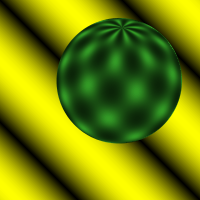
#> input picture Lab3/Nin/data/sphere1.ppm, 200 x 200 px; the run also reads 1 picture not shown here
$ jupyter execute --allow-errors CV1_Lab3_Students.ipynb
#> lines starting #> are read from the running program, lines starting #| are printed output that depends on the picture
<center></center>

# <center> Assignment 3: Harris Corner Detector & Optical Flow </center>
<center> Computer Vision 1, University of Amsterdam </center>
    <center> Due 23:59PM, September 30, 2023 (Amsterdam time) </center>

  ***
<center>
<b>TA's: Melis Öcal, Ronny Velastegui Sandoval</b>

Student1 ID: \
Student1 Name:

Student2 ID: \
Student2 Name:

Student3 ID: \
Student3 Name:

( Student4 ID: \
Student4 Name: )

# General Guidelines

Your code and discussion must be handed in this jupyter notebook, renamed to **StudentID1_StudentID2_StudentID3.ipynb** before the deadline by submitting it to the Canvas Lab 3 Assignment. Please also fill out your names and ID's above.

For full credit, make sure your notebook follows these guidelines:
- It is mandatory to use the Python environment provided with the assignment; the environment specifies the package versions that have to be used to prevent the use of particular functions. Using different packages versions may lead to grade deduction. In the 'Environment Setup' below you can check whether your environment is set up correctly.
- To install the environment with the right package versions, use the following command in your terminal: ```python
conda env create --file=CV1_environment.yaml```, then activate the environment using the command ```python conda activate cv1```.
- Please express your thoughts concisely. The number of words does not necessarily correlate with how well you understand the concepts.
- Answer all given questions and sub-questions.
- Try to understand the problem as much as you can. When answering a question, give evidences (qualitative and/or quantitative results, references to papers, figures etc.) to support your arguments. Note that not everything might be explicitly asked for and you are expected to think about what might strengthen you arguments and make the notebook self-contained and complete.
- Tables and figures must be accompanied by a brief description. Do not forget to add a number, a title, and if applicable name and unit of variables in a table, name and unit of axes and legends in a figure.

__Note:__ A more complete overview of the lab requirements can be found in the Course Manual on Canvas

Late submissions are not allowed. Assignments that are submitted after the strict deadline will not be graded. In case of submission conflicts, TAs’ system clock is taken as reference. We strongly recommend submitting well in advance, to avoid last minute system failure issues.

Plagiarism note: Keep in mind that plagiarism (submitted materials which are not your work) is a serious crime and any misconduct shall be punished with the university regulations. This includes the use of generative tools such as ChatGPT.

**ENSURE THAT YOU SAVE ALL RESULTS / ANSWERS ON THE QUESTIONS (EVEN IF YOU RE-USE SOME CODE).**

[cell 1]
import numpy as np
import cv2
import matplotlib.pyplot as plt
from scipy import signal
from scipy.ndimage import maximum_filter
from scipy import signal
import os
import matplotlib
import scipy

#> (a cell that did not finish here is left out)

# 1. Harris Corner Detector (45pts)
In this section, a derivation of the *[Harris Corner Detector](https://www.semanticscholar.org/paper/A-Combined-Corner-and-Edge-Detector-Harris-Stephens/6818668fb895d95861a2eb9673ddc3a41e27b3b3)* is presented.

Given a shift $(\Delta x,\Delta y)$ at a point $(x, y)$, the auto-correlation function is defined as:

$$c(\Delta x,\Delta y) = \sum\limits_{(x,y)\in W(x,y)} {w(x,y)(I(x+\Delta x,y+\Delta y)-I(x,y))^2} \tag {1}$$

where $W(x,y)$ is a window centered at point $(x,y)$ and $w(x,y)$ is a Gaussian function. For simplicity, from now on, $\sum\limits_{(x,y)\in W(x,y)}$ will be referred to as $\sum\limits_{W}$.
Approximating the shifted function by the first-order Taylor expansion we get:

\begin{eqnarray}
I(x+\Delta x,y+ \Delta y) & \approx & I(x,y) + I_x(x,y)\Delta x + I_y(x,y)\Delta y \tag {2} \\
&=& I(x,y) + [I_x(x,y) \ I_y(x,y)] \begin{bmatrix} \Delta x \\ \Delta y \end{bmatrix}, \tag {3}
\end{eqnarray}

where $I_x$ and $I_y$ are partial derivatives of $I(x,y)$. The first gradients can be approximated by:
\begin{eqnarray}
    I_x &=& \frac{\partial I}{\partial x} \approx I * G_x, \quad G_x = (-1,0,1) \tag {4} \\
    I_y &=& \frac{\partial I}{\partial y} \approx I * G_y, \quad G_y = (-1,0,1)^T \tag {5}
\end{eqnarray}

Note that using the kernel $(-1, 1)$ to approximate the gradients is also correct. The auto-correlation function can now be written as:
\begin{eqnarray}
c(\Delta x,\Delta y) &=& \sum\limits_{W} {w(x,y) (I(x+\Delta x,y+\Delta y)-I(x,y))^2} \tag {6} \\
& \approx & \sum\limits_{W} {w(x,y) ([I_x(x,y) \ I_y(x,y)]\begin{bmatrix} \Delta x \\
\Delta y \end{bmatrix})^2} \tag {7} \\
&=& [\Delta x \ \Delta y]Q(x,y)\begin{bmatrix} \Delta x \\ \Delta y \end{bmatrix}, \, \tag {8}
\end{eqnarray}

where $Q(x,y)$ is given by:

\begin{eqnarray}
Q(x,y) &=& \sum\limits_{W} w(x,y){\begin{bmatrix} I_x(x,y)^2  & I_x(x,y)I_y(x,y)  \\  I_x(x,y)I_y(x,y)  & I_y(x,y)^2   \end{bmatrix}} \tag {9} \\
&=& \begin{bmatrix}
\sum\limits_{W}{I_x(x,y)^2} * w(x, y) & \sum\limits_{W}{I_x(x,y)I_y(x,y)} * w(x, y) \\
\sum\limits_{W}{I_x(x,y)I_y(x,y)} * w(x, y) & \sum\limits_{W}{I_y(x,y)^2} * w(x, y)  \end{bmatrix} \tag {10}\\
&=& \begin{bmatrix} A & B \\  B & C  \end{bmatrix}.\, \tag {11}
\end{eqnarray}

The *cornerness* $H(x,y)$ is defined by the two eigenvalues of $Q(x,y)$, e.g. $\lambda_1$ and $\lambda_2$:

\begin{eqnarray}
\label{eq12}
H &=& \lambda_1 \lambda_2 - 0.04(\lambda_1 + \lambda_2)^2 \tag{12}\\
&=& det(Q) - 0.04(trace(Q))^2 \tag{13}\\
&=& (AC - B^2) - 0.04(A+C)^2. \ \tag{14}
\end{eqnarray}

In this section, you are going to implement $Equation ~\eqref{eq12}$ to calculate $H$ and use it to detect the corners in an image.

**Hint**: For that purpose, you need to compute the elements of **Q**, i.e. $A$, $B$ and $C$. To do that, you need to calculate $I_x$, which is the smoothed derivative of the image. That can be obtained by convolving the first order Gaussian derivative, $G_d$, with the image $I$ along the x-direction. Then, **A** can be obtained by squaring $I_x$, and then convolving it with a Gaussian, $G$. Similarly, **B** and **C** can be obtained. For example, to get **C**, you need to convolve the image with $G_d$ along the y-direction (to obtain $I_y$), raise it to the square, then convolve it with $G$.

**Hint**: The corner points are the local maxima of **H**. Therefore, you should check for every point in $H$, (1) if it is greater than all its neighbours (in an $n \times n$ window centered around this point) and (2) if it is greater than the user-defined threshold. If both conditions are met, then the point is labeled as a corner point.

## Question 1.1 (35-*pts*)

**1.1.1** Create a function to implement the Harris Corner Detector. Your function should return matrix $H$, the indices of rows of the detected corner points **r**, and the indices of columns of those points **c**, where the first corner is given by $(r[0],c[0])$. **[20pts]**


**1.1.2** Implement another function that plots three figures: The computed image derivatives $I_x$ and $I_y$, and the original image with the corner points plotted on it. Show your results on example images **checkerboard.jpg** and **house.jpg**. Remember to experiment with different threshold values to see the impact on which corners are found. **[5pts]**


**1.1.3** Is the algorithm rotation-invariant? How about your implementation? Rotate **checkerboard.jpg** image 45 and 90 degrees and run the Harris Corner Detector algorithm on the rotated images. Explain your answer and support it with your observations. **[10pts]**

*Note:* You are allowed to use *scipy.signal.convolve2d* to perform convolution, and *scipy.ndimage.gaussian\_filter* to obtain your image derivatives.
Include a demo function to run your code.

[cell 3]
def img2gray(img_path):
    img_gray = cv2.imread(img_path, cv2.IMREAD_GRAYSCALE)
    return img_gray

# [29 lines left out: functions gradient_x, gradient_y, haris_corner_detector, not called in this run]


# --------------
# YOUR CODE HERE
# --------------
# If you need to test your function

[cell 4]
# Now implement another function that plots three figures: The computed image
# derivatives  𝐼_x, 𝐼_y and the original image with the corner points plotted
# on it. Show your results on example images checkerboard.jpg and
# house.jpg. Remember to experiment with different threshold values
# to see the impact on which corners are found.

# Import the images
img_path_checkerboard = './data/checkerboard.jpg'
img_path_house = './data/house.jpg'

img_checkerboard = img2gray(img_path_checkerboard)
img_house = img2gray(img_path_house)

# --------------
# YOUR CODE HERE
# --------------
# Solve the rest of the exercise as asked above.

*TYPE YOUR ANSWER HERE*

## Question 1.2 (10-*pts*)

Now you have seen the cornerness definition of Harris on $Equation ~(12)$. Another relevant definition of cornerness is defined by  *[Shi and Tomasi](https://ieeexplore.ieee.org/document/323794)*, after the original definition of Harris. Check their algorithm and answer the following questions:

**1.2.1** How do they define cornerness? Write down their definition using the notations of $Equation ~(12)$. **[3pts]**


*YOUR ANSWER HERE*

**1.2.2** Does the Shi-Tomasi Corner Detector satisfy the following properties: translation invariance, rotation invariance, scale invariance? Explain your reasoning for each property. **[4pts]**


*YOUR ANSWER HERE*

**1.2.3** In the following scenarios, what could be the relative cornerness values assigned by Shi and Tomasi? Explain your reasoning. **[3pts]**

1. Both eigenvalues are near 0.

2. One eigenvalue is big and the other is near zero.

3. Both eigenvalues are big.

*YOUR ANSWER HERE*

# 2. Optical Flow - Lucas-Kanade Algorithm (35pts)

Optical flow is the apparent motion of image pixels or regions from one frame to the next, which results from moving objects in the image or from camera motion. Underlying optical flow is typically an assumption of $\textit{brightness constancy}$. That is the image values (brightness, color, etc) remain constant over time, though their 2D position in the image may change. Algorithms for estimating optical flow exploit this assumption in various ways to compute a velocity field that describes the horizontal and vertical motion of every pixel in the image. For a 2D+t dimensional case a voxel at location $(x, y, t)$ with intensity $I(x, y, t)$ will have moved by $\delta_x$, $\delta_y$ and $\delta_t$ between the two image frames, and the following image constraint equation can be given:

\begin{equation}
I(x,y,t) = I(x+\delta_x, y+\delta_y, t+\delta_t). \tag{15}
\end{equation}

Assuming the movement to be small, the image constraint at I(x, y, t) can be extended using Taylor series, truncated to first-order terms:

\begin{equation}
\tag{16}
I(x+\delta_x, y+\delta_y, t+\delta_t) = I(x,y,t)+\frac{\partial I}{\partial x}\delta_x +\frac{\partial I}{\partial y}\delta_y+\frac{\partial I}{\partial t}\delta_t
\end{equation}

Since we assume changes in the image can purely be attributed to movement, we will get:

\begin{equation}
\tag{17}
\frac{\partial I}{\partial x}\frac{\delta_x}{\delta_t} +   \frac{\partial I}{\partial y}\frac{\delta_y}{\delta_t} + \frac{\partial I}{\partial t}\frac{\delta_t}{\delta_t} = 0
\end{equation}

or

\begin{equation}
\tag{18}
I_x V_x + I_y V_y = -I_t,
\end{equation}

where $V_x$ and $V_y$ are the $x$ and $y$ components of the velocity or optical flow of $I(x,y,t)$. Further, $I_x$, $I_y$ and $I_t$ are the derivatives of the image at $(x, y, t)$ in the corresponding directions, which defines the main equation of optical flow.

Optical flow is difficult to compute for two main reasons. First, in image regions that are roughly homogeneous, the optical flow is ambiguous, because the brightness constancy assumption is satisfied by many different motions. Second, in real scenes, the assumption is violated at motion boundaries and by miscellaneous lighting, non-rigid motions, shadows, transparency, reflections, etc. To address the former, all optical flow methods make some sort of assumption about the spatial variation of the optical flow that is used to resolve the ambiguity. Those are just assumptions about the world which are approximate and consequently may lead to errors in the flow estimates. The latter problem can be addressed by making much richer but more complicated assumptions about the changing image brightness or, more commonly, using robust statistical methods which can deal with 'violations' of the brightness constancy assumption.

## Lucas-Kanade Algorithm

We will be implementing the [Lucas-Kanade method](https://www.ri.cmu.edu/pub_files/pub3/lucas_bruce_d_1981_2/lucas_bruce_d_1981_2.pdf) for Optical Flow estimation. This method assumes that the optical flow is essentially constant in a local neighborhood of the pixel under consideration. Therefore, the main equation of the optical flow can be assumed to hold for all pixels within a window centered at the pixel under consideration. Let's consider pixel $p$. Then, for all pixels around $p$, the local image flow vector $(V_x, V_y)$ must satisfy:

\begin{array}{c}
\tag{19}
  I_x(q_1)V_x + I_y(q_1)V_y = - I_t(q_1)\\
  I_x(q_2)V_x + I_y(q_2)V_y = - I_t(q_2)\\
  \vdots \\
  I_x(q_n)V_x + I_y(q_n)V_y = - I_t(q_n),\\
\end{array}

where $q_1$, $q_2$, ... $q_n$ are the pixels inside the window around $p$. $I_x(q_i)$, $I_y(q_i)$, $I_t(q_i)$ are the partial derivatives of the image $I$ with respect to position $x$, $y$ and time $t$, evaluated at the point $q_i$ and at the current time.

These equations can be written in matrix to form $Av=b$, where

\begin{equation}
\tag{20}
A = \begin{bmatrix}
I_x(q_1) & I_y(q_1)\\
I_x(q_2) & I_y(q_2)\\
\vdots   & \vdots  \\
I_x(q_n) & I_y(q_n)
\end{bmatrix},
v = \begin{bmatrix}
V_x\\ V_y
\end{bmatrix}, \mbox{ and }
b = \begin{bmatrix}
-I_t(q_1)\\
-I_t(q_2)\\
\vdots   \\
-I_t(q_n)
\end{bmatrix}.
\end{equation}

This system has more equations than unknowns and thus it is usually over-determined. The Lucas-Kanade method obtains a compromise solution by the weighted-least-squares principle. Namely, it solves the $2\times 2$ system as

\begin{equation}
\tag{21}
A^T A v = A^T b
\end{equation}

or

\begin{equation}
v = (A^T A)^{-1} A^T b.
\label{eqA} \tag{22}
\end{equation}

## Question 2.1 (30-*pts*)

For this assignment, you will be given three pairs of images: **sphere1.ppm**, **sphere2.ppm**; **car1.jpg**, **car2.jpg**; and **plant1.png**, **plant2.png**. You should estimate the optical flow between these two pairs. That is, you will get optical flow for sphere images, and for car and plant images separately. Implement the Lucas-Kanade algorithm using the following steps.


1. Divide  input  images  on  non-overlapping  regions,  each  region  being  $20\times 20$.


2. For each region compute $A$, $A^T$ and $b$. Then, estimate optical flow as given in Equation 22.


3. When you have estimation for optical flow $(V_x, V_y)$ of each region, you should display the results. There is a **matplotlib** function `quiver` which plots a set of two-dimensional vectors as arrows on the screen. Try to figure out how to use this to show your optical flow results.

<em>Note</em>: You are allowed to use `scipy.signal.convolve2d` to perform convolution.
Include a demo function to run your code.

**Hint**: You can use regions that are $20\times 20$ pixels that are non-overlapping. That is, if input images are $256\times 256$, you should have an array of $12\times 12$ optical flow vectors at the end of your procedure. As we consider $20\times 20$ regions, your matrix $\textbf{A}$ will have the following size $400\times 2$, and the vector $\mathbf{b}$ will be $400\times 1$.

**Hint**: Carefully read the documentation of **matplotlib**'s function `quiver`. By default, the angles of the arrows are 45 degrees counter-clockwise from the horizontal axis. This means your arrows might point in the wrong direction! Also, play around with the arrow scaling.

[cell 5]
def load_images(name_image_t0, name_image_t1, image_dir="./data/"):
    # Load the two images
#> called with name_image_t0 = 'sphere1.ppm', name_image_t1 = 'sphere2.ppm', image_dir = './data/'
    I_t0 = cv2.imread(image_dir + name_image_t0, 0)
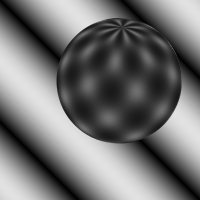
#> I_t0: shape (200, 200); min 0, max 225, mean 114.4
    I_t1 = cv2.imread(image_dir + name_image_t1, 0)
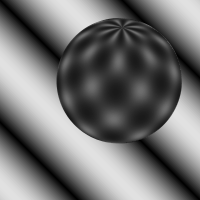
#> I_t1: shape (200, 200); min 0, max 225, mean 114.4

    # Convert the to np.float32
    I_t0 = I_t0.astype(np.float32)
    I_t1 = I_t1.astype(np.float32)

    return I_t0, I_t1

def calculate_derivatives(I_t0, I_t1):
    """
    Obtain x, y and time derivatives of an image.
    """
    kernel = np.array([[-1,-2,-1],
                     [0,0,0],
                     [1,2,1]])

    I_x = scipy.signal.convolve2d(I_t0, kernel.T, mode='same')
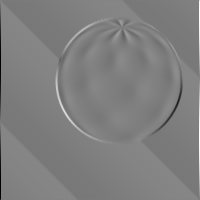
#> I_x: shape (200, 200) float64; min -900, max 900, mean 0; drawn with min black and max white
    I_y = scipy.signal.convolve2d(I_t0, kernel, mode='same')
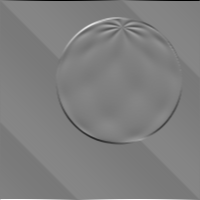
#> I_y: shape (200, 200) float64; min -900, max 900, mean 0; drawn with min black and max white

    I_t = I_t1 - I_t0
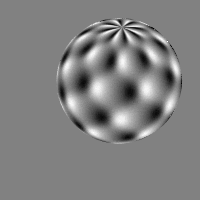
#> I_t: shape (200, 200) float32; min -29, max 28, mean 0; drawn with min black and max white

    return I_x, I_y, I_t

# [29 lines left out: function calculate_subregions, not called in this run]

# Function that computes A, A.T and b for each subregion. Then, estimate
# optical flow (Vx, Vt) as given in Equation 22.
def calculate_flow_vectors(I_x, I_y, I_t):
    """
    Calculate the local image flow vector (Vx, Vy) for each subregion by
    solving the linear system defined above.

    Input: I_x, I_y, I_t
    I_x, I_y, I_t: image derivatives

    Output: Vx, Vy
    Vx, Vy: Two lists containing, respectively, Vx, Vy of each subregion
    """
    # --------------

    sub_I_x, sub_I_y, sub_I_t = calculate_subregions(I_t0, I_x, I_y, I_t, region_size)

    Vx = np.zeros((sub_I_x.shape[0], sub_I_x.shape[1]))
    Vy = np.zeros((sub_I_y.shape[0], sub_I_y.shape[1]))

    for i in range(sub_I_x.shape[0]):
        for j in range(sub_I_x.shape[1]):
            #prepare the structures
            Ix = sub_I_x[i,j,:,:].flatten()
            Iy = sub_I_y[i,j,:,:].flatten()
            It = sub_I_t[i,j,:,:].flatten()

            A = np.vstack((Ix, Iy)).T
            b = -It

            #solve A^T.A v = A^T.b
            A_inv = np.linalg.pinv(np.dot(A.T, A))
            v = np.dot(np.dot(A_inv, A.T), b)

            Vx[i,j] = v[0]
            Vy[i,j] = v[1]

    return Vx, Vy

# Function that plots the optical flow vectors
# [22 lines left out: functions plot_optical_flow, create_subreg_ind, not called in this run]

region_size = 20
def demo_function(imname, imname2):
    I_t0, I_t1 = load_images(imname, imname2)
    I_x, I_y, I_t = calculate_derivatives(I_t0, I_t1)
    Vx, Vy = calculate_flow_vectors(I_x, I_y, I_t)
    subregion_indices = create_subreg_ind(I_t0, region_size)
    plt.imshow(I_t0, cmap='gray', alpha=0.6)
    plot_optical_flow(subregion_indices, Vx, Vy)
    plt.show()

#> (the rest of this cell did not finish here and is left out)
